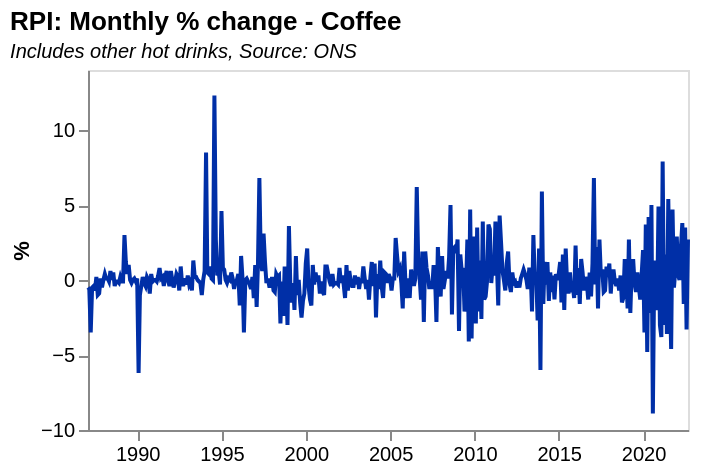

Write a Vega-Lite specification for this figure.
### Vega-Lite specification from a JSON file in a GitHub repository (floating-point values rounded to 4 significant figures; data arrays with more than 128 entries replaced by an {"elided": "..."} marker saying what was removed)
{"$schema": "https://vega.github.io/schema/vega-lite/v5.json", "data": {"values": {"elided": "428 records"}, "format": {"parse": {"date": "date"}}}, "title": {"text": "RPI: Monthly % change - Coffee", "subtitle": "Includes other hot drinks, Source: ONS", "subtitleFontStyle": "italic", "subtitleFontSize": 10, "anchor": "start", "color": "black"}, "width": 300, "height": 180, "mark": {"type": "line", "color": "rgb(0,47,167"}, "encoding": {"x": {"field": "date", "type": "temporal", "axis": {"grid": false}, "title": ""}, "y": {"field": "value", "type": "quantitative", "axis": {"grid": false}, "title": "%"}, "tooltip": [{"field": "date", "type": "temporal", "title": "Year"}, {"field": "value", "type": "quantitative", "title": "%"}]}}
